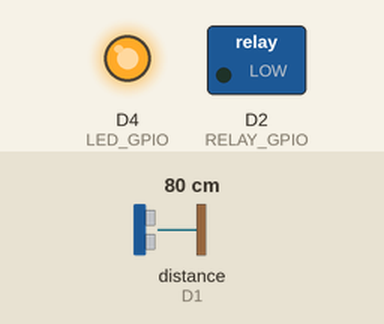
Recording of a sketch running on a simulated ESP8266 (NodeMCU). Parts: switched loads named in the sketch (green lamp = pin HIGH), output pins drawn as LEDs (lit = HIGH). Wiring (inferred from the names in the program): ultrasonic range finder: trigger D0; echo D1. Inputs (shaded band) come from the test bench; at power-on: distance to the obstacle (sensor on D1) 80 cm. The echo pulse lasts 58.3 µs per cm; pins used as bus, display or sensor lines are not drawn.

Above: at 1.2 s.
1.3 s: distance to the obstacle (sensor on D1) set to 55 cm
2.8 s: distance to the obstacle (sensor on D1) set to 46 cm
At 3.4 s:
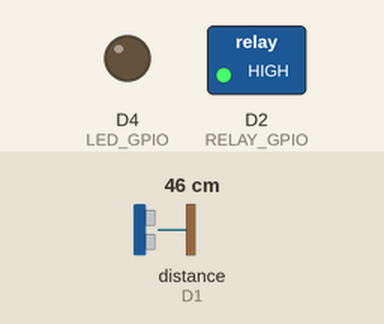
4.3 s: distance to the obstacle (sensor on D1) set to 60 cm
At 4.7 s:
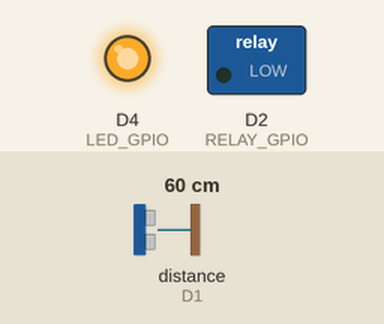
5.8 s: distance to the obstacle (sensor on D1) set to 2 cm
At 6.8 s:
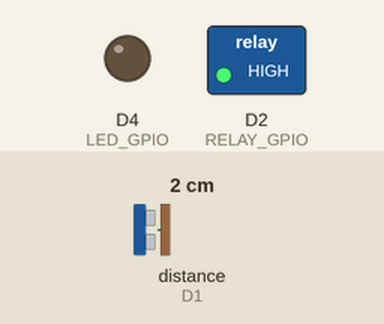
Timing chart, 0 to 8.3 s (numbered marks = the images above; inputs shaded):
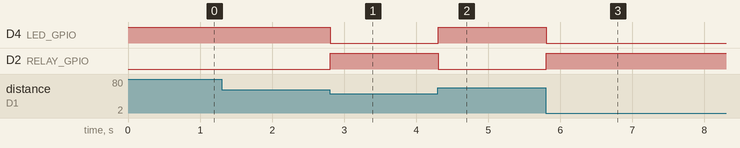

The sketch:

Module_1.ino
```cpp
#include "relay.h"
#include "sonar.h"
#include "http.h"

#include <ESP8266WiFi.h>

#define AP_SSID "Control-0"
#define AP_PASS "1234567890"

#define GAS_SENSOR_GPIO   D5
#define REED_SENSOR_GPIO  D6

void initBus(){
  pinMode(GAS_SENSOR_GPIO, INPUT);
  pinMode(REED_SENSOR_GPIO, INPUT);
}

void startWiFi(){
  WiFi.mode(WIFI_AP);
  WiFi.softAP(AP_SSID, AP_PASS);
}

void setup(){
    initBus();
    startWiFi();
    initSonar();
    initRelayControl();
    initWebServer();
}

void loop(){

  if(50 > getDistance()){
    activate();
  }else{
    deactivate();
  }

  handleClients();
  delay(1);
}
```

http.h
```cpp
#include <ESP8266WebServer.h>

ESP8266WebServer server(80);

int sonar = 0;
int reed = 0;
int gas = 0;
String data = "";

void readSensors(){
  sonar = getDistance();
  gas = digitalRead(D5);
  reed = digitalRead(D6);
}

void getSensorData(){
  readSensors();
  data = String(sonar)+":"+String(reed)+":"+String(!gas);
  server.send(200, "text/plain", data);
}

void resetSystem(){
  ESP.reset();
}

void initWebServer(){
  server.on("/sensors", getSensorData);
  server.on("/reset", resetSystem);
  server.begin();
}

void handleClients(){
  server.handleClient();
}
```

relay.h
```cpp
#define RELAY_GPIO       D2
#define LED_GPIO         D4

void initRelayControl(){
  pinMode(RELAY_GPIO, OUTPUT);
  pinMode(LED_GPIO, OUTPUT);
  digitalWrite(LED_GPIO, HIGH);
  digitalWrite(RELAY_GPIO, LOW);
}

void activate(){
  digitalWrite(LED_GPIO, LOW);
  digitalWrite(RELAY_GPIO, HIGH);
}

void deactivate(){
  digitalWrite(LED_GPIO, HIGH);
  digitalWrite(RELAY_GPIO, LOW);
}
```

sonar.h
```cpp
const int pingPin = D0; // Trigger Pin of Ultrasonic Sensor
const int echoPin = D1; // Echo Pin of Ultrasonic Sensor

void initSonar() {
   pinMode(pingPin, OUTPUT);
   pinMode(echoPin, INPUT);
}

long centimeters(long microseconds) {
   return microseconds / 29 / 2;
}

int getDistance() {
   digitalWrite(pingPin, LOW);
   delayMicroseconds(2);
   digitalWrite(pingPin, HIGH);
   delayMicroseconds(10);
   digitalWrite(pingPin, LOW);
   long duration = pulseIn(echoPin, HIGH);
   return centimeters(duration);
}
```

Measured:
- the behaviour switches between 50 and 49 cm on distance to the obstacle (sensor on D1) (found by bisection; images 0 and 1)
- after the input at 1.3 s, every drawn part: stays the same
- after the input at 2.8 s, D4 (LED_GPIO): HIGH → LOW at once; D2 (RELAY_GPIO): LOW → HIGH at once
- after the input at 4.3 s, D4 (LED_GPIO): LOW → HIGH at once; D2 (RELAY_GPIO): HIGH → LOW at once
- after the input at 5.8 s, D4 (LED_GPIO): HIGH → LOW at once; D2 (RELAY_GPIO): LOW → HIGH at once
